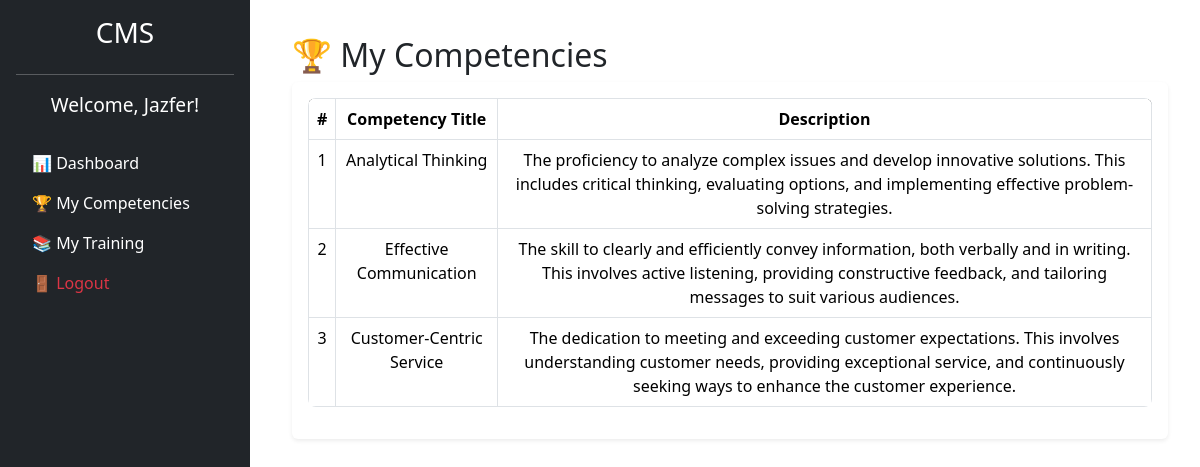
The page /employee/view_competencies.php (signed in) on the database its author committed.
### tables this page shows
CREATE TABLE `competencies` (
  `id` int(11) NOT NULL,
  `title` varchar(255) NOT NULL,
  `description` text NOT NULL,
  `created_at` timestamp NOT NULL DEFAULT current_timestamp()
);

### employee/view_competencies.php (the view, shortened to what this page needs)
<?php
include("../includes/config.php");
$employee_id = $_SESSION["user_id"];
$query = $conn->prepare("SELECT c.title, c.description
                         FROM user_competencies uc
                         JOIN competencies c ON uc.competency_id = c.id
                         WHERE uc.user_id = ?");
$query->bind_param("i", $employee_id);
$query->execute();
$result = $query->get_result();
?>
<!DOCTYPE html>
<html lang="en">
<head>
    <link rel="stylesheet" href="../assets/css/bootstrap.min.css">
</head>
<body>
    <?php include("../includes/sidebar.php"); ?>
    <div class="content">
        <div class="container">
            <h2 class="mt-3">🏆 My Competencies</h2>
            <div class="table-responsive shadow-sm p-3 bg-white rounded">
                <table class="table table-bordered text-center">
                    <thead>
                        <tr>
                            <th>#</th>
                            <th>Competency Title</th>
                            <th>Description</th>
                        </tr>
                    </thead>
                    <tbody>
                        <?php
                        $count = 1;
                        if ($result->num_rows > 0) :
                            while ($row = $result->fetch_assoc()) : ?>
                                <tr>
                                    <td><?= $count++; ?></td>
                                    <td><?= htmlspecialchars($row['title']); ?></td>
                                    <td><?= nl2br(htmlspecialchars($row['description'])); ?></td>
                                </tr>
                            <?php endwhile;
                        else : ?>
                            <tr>
                                <td colspan="3" class="no-data">No competencies assigned yet.</td>
                            </tr>
                        <?php endif; ?>
                    </tbody>
                </table>
            </div>
        </div>
    </div>
</body>
</html>

### employee/view_competencies.php (style rules this page uses)
body { display: flex; min-height: 100vh; }
.content { margin-left: 260px; padding: 20px; width: 100%; }
.table { background: white; border-radius: 8px; overflow: hidden; }
.table thead { background-color: #343a40; color: white; }

### rows shown on the page
competencies: title "Analytical Thinking", description "The proficiency to analyze complex issues and develop innovative solutions. This includes critical thinking, evaluating options, and implementing effective problem-solving strategies."
competencies: title "Effective Communication", description "The skill to clearly and efficiently convey information, both verbally and in writing. This involves active listening, providing constructive feedback, and tailoring messages to suit various audiences."
competencies: title "Customer-Centric Service", description "The dedication to meeting and exceeding customer expectations. This involves understanding customer needs, providing exceptional service, and continuously seeking ways to enhance the customer experience."

### other values the page prints
$user_name "Jazfer"
